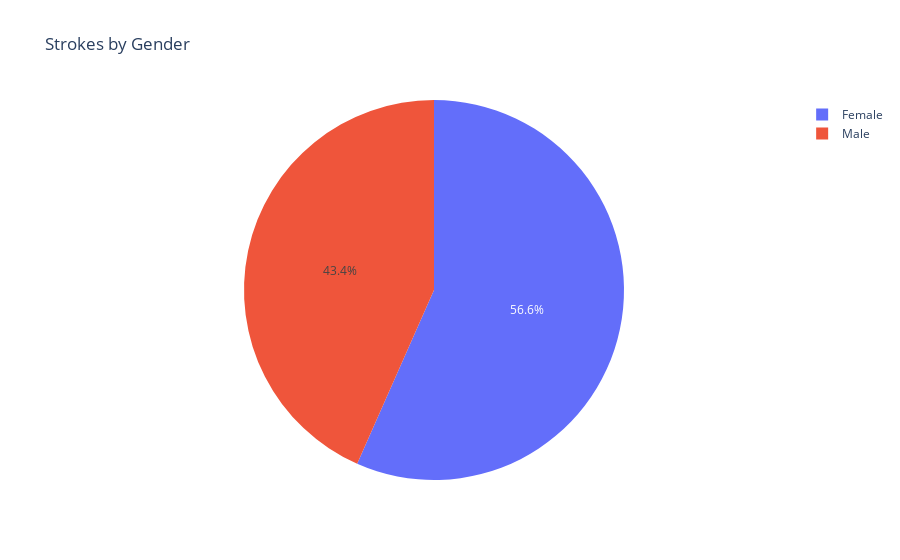
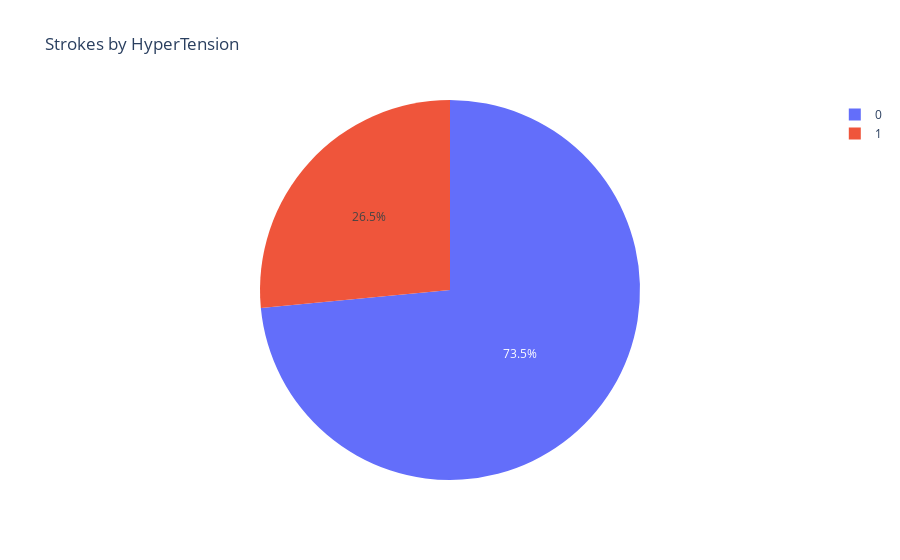

The notebook cell saved with these charts, in order:
### Code cell
# Visualize strokes data
fig1 = px.pie(data, values='Stroke', names='Gender', title='Strokes by Gender')
fig2 = px.pie(data, values='Stroke', names='HyperTension', title='Strokes by HyperTension')
fig1.show()
fig2.show()

### Figure 1 — Plotly figure (JSON) as saved in the notebook; plotly's stock layout.template omitted (floating-point values rounded to 4 significant figures; data arrays with more than 128 entries replaced by an {"elided": "..."} marker saying what was removed)
{"data": [{"domain": {"x": [0, 1], "y": [0, 1]}, "hovertemplate": "Gender=%{label}<br>Stroke=%{value}<extra></extra>", "labels": {"elided": "5109 str values"}, "legendgroup": "", "name": "", "showlegend": true, "type": "pie", "values": {"elided": "5109 int values"}}], "layout": {"legend": {"tracegroupgap": 0}, "title": {"text": "Strokes by Gender"}}}

### Figure 2 — Plotly figure (JSON) as saved in the notebook; plotly's stock layout.template omitted (floating-point values rounded to 4 significant figures; data arrays with more than 128 entries replaced by an {"elided": "..."} marker saying what was removed)
{"data": [{"domain": {"x": [0, 1], "y": [0, 1]}, "hovertemplate": "HyperTension=%{label}<br>Stroke=%{value}<extra></extra>", "labels": {"elided": "5109 int values"}, "legendgroup": "", "name": "", "showlegend": true, "type": "pie", "values": {"elided": "5109 int values"}}], "layout": {"legend": {"tracegroupgap": 0}, "title": {"text": "Strokes by HyperTension"}}}
